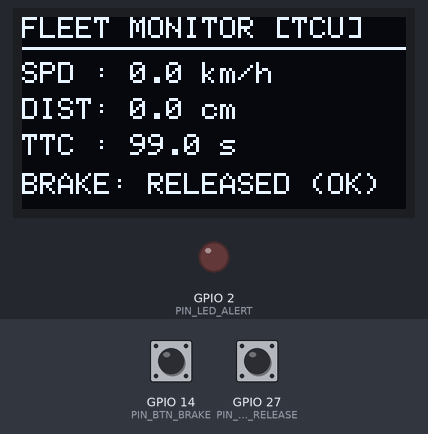
Recording of a program running on a simulated ESP32. Shown: 128×64 one-colour display, output pins drawn as LEDs (lit = HIGH). Inputs (shaded band) come from the test bench; at power-on: GPIO 14 (PIN_BTN_BRAKE) HIGH, GPIO 27 (PIN_BTN_RELEASE) HIGH. WiFi joins after 1.5 s; servers stay silent unless stated; no MQTT or app messages arrive unless stated; what the program prints to the serial monitor is not drawn.

Above: at 2.8 s.
2.9 s: GPIO 14 (PIN_BTN_BRAKE) pulled LOW for 0.15 s
4.5 s: GPIO 27 (PIN_BTN_RELEASE) pulled LOW for 0.15 s
Timing chart, 0 to 7.5 s (numbered marks = the images above; inputs shaded):
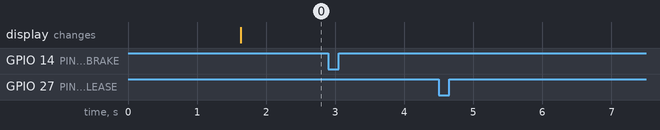

The program:

main.cpp
```cpp
#include <Arduino.h>
#include <WiFi.h>
#include <PubSubClient.h>
#include <Wire.h>
#include <Adafruit_GFX.h>
#include <Adafruit_SSD1306.h>
#include <ArduinoJson.h>


#define SCREEN_WIDTH    128
#define SCREEN_HEIGHT   64
#define OLED_RESET      -1
#define SCREEN_ADDRESS  0x3C

#define PIN_BTN_BRAKE   14
#define PIN_BTN_RELEASE 27
#define PIN_LED_ALERT   2

Adafruit_SSD1306 display(SCREEN_WIDTH, SCREEN_HEIGHT, &Wire, OLED_RESET);


const char* WIFI_SSID       = "Wokwi-GUEST";
const char* WIFI_PASS       = "";
const char* MQTT_BROKER     = "broker.hivemq.com";
const int   MQTT_PORT       = 1883;
const char* MQTT_TOPIC_LIVE = "vehicle/telematics/live";
const char* MQTT_TOPIC_CMD  = "vehicle/control/command";

WiFiClient espClient;
PubSubClient mqttClient(espClient);

// Vehicle Telemetry State
float g_speed = 0.0f;
float g_dist  = 0.0f;
float g_ttc   = 99.0f;
bool  g_brake = false;

void updateOLED() {
    display.clearDisplay();
    display.setTextColor(SSD1306_WHITE);

    // Header
    display.setTextSize(1);
    display.setCursor(0, 0);
    display.println("FLEET MONITOR [TCU]");
    display.drawLine(0, 10, 127, 10, SSD1306_WHITE);

    // Speed & Distance
    display.setCursor(0, 15);
    display.printf("SPD : %.1f km/h\n", g_speed);

    display.setCursor(0, 27);
    display.printf("DIST: %.1f cm\n", g_dist);

    display.setCursor(0, 39);
    display.printf("TTC : %.1f s\n", g_ttc);

    // Brake Status Banner
    display.setCursor(0, 52);
    if (g_brake) {
        display.println("BRAKE: >> ACTIVE <<");
        digitalWrite(PIN_LED_ALERT, HIGH);
    } else {
        display.println("BRAKE: RELEASED (OK)");
        digitalWrite(PIN_LED_ALERT, LOW);
    }

    display.display();
}

void onMqttMessage(char* topic, byte* payload, unsigned int length) {
    char jsonBuf[200];
    if (length >= sizeof(jsonBuf)) length = sizeof(jsonBuf) - 1;
    memcpy(jsonBuf, payload, length);
    jsonBuf[length] = '\0';

    JsonDocument doc;
    DeserializationError err = deserializeJson(doc, jsonBuf);
    if (!err) {
        g_speed = doc["speed"] | 0.0f;
        g_dist  = doc["dist"]  | 0.0f;
        g_ttc   = doc["ttc"]   | 99.0f;
        const char* b = doc["brake"] | "RELEASED";
        g_brake = (strcmp(b, "ACTIVE") == 0);

        updateOLED();
    }
}

void setup() {
    Serial.begin(115200);

    pinMode(PIN_BTN_BRAKE,   INPUT_PULLUP);
    pinMode(PIN_BTN_RELEASE, INPUT_PULLUP);
    pinMode(PIN_LED_ALERT,   OUTPUT);

    // Initialize I2C OLED
    Wire.begin(21, 22);
    if (display.begin(SSD1306_SWITCHCAPVCC, SCREEN_ADDRESS)) {
        display.clearDisplay();
        display.setTextSize(1);
        display.setTextColor(SSD1306_WHITE);
        display.setCursor(10, 25);
        display.println("CONNECTING WIFI...");
        display.display();
    }

    // Connect WiFi & MQTT
    WiFi.begin(WIFI_SSID, WIFI_PASS);
    while (WiFi.status() != WL_CONNECTED) {
        delay(300);
        Serial.print(".");
    }
    Serial.println("\n[MONITOR] WiFi Connected!");

    mqttClient.setServer(MQTT_BROKER, MQTT_PORT);
    mqttClient.setCallback(onMqttMessage);

    String clientId = "FleetMon-" + String((uint32_t)ESP.getEfuseMac(), HEX);
    if (mqttClient.connect(clientId.c_str())) {
        mqttClient.subscribe(MQTT_TOPIC_LIVE);
        Serial.println("[MONITOR] Subscribed to vehicle/telematics/live");
    }

    updateOLED();
}

void loop() {
    if (!mqttClient.connected()) {
        String clientId = "FleetMon-" + String((uint32_t)ESP.getEfuseMac(), HEX);
        if (mqttClient.connect(clientId.c_str())) {
            mqttClient.subscribe(MQTT_TOPIC_LIVE);
        }
    } else {
        mqttClient.loop();
    }

    // Check Button 1: Remote Emergency Brake (Active LOW)
    static bool lastBrakeBtn = HIGH;
    bool currBrakeBtn = digitalRead(PIN_BTN_BRAKE);
    if (lastBrakeBtn == HIGH && currBrakeBtn == LOW) {
        Serial.println("[MONITOR] Sending REMOTE_BRAKE command!");
        mqttClient.publish(MQTT_TOPIC_CMD, "REMOTE_BRAKE");
        delay(200); // Debounce
    }
    lastBrakeBtn = currBrakeBtn;

    // Check Button 2: Remote Brake Release (Active LOW)
    static bool lastRelBtn = HIGH;
    bool currRelBtn = digitalRead(PIN_BTN_RELEASE);
    if (lastRelBtn == HIGH && currRelBtn == LOW) {
        Serial.println("[MONITOR] Sending REMOTE_RELEASE command!");
        mqttClient.publish(MQTT_TOPIC_CMD, "REMOTE_RELEASE");
        delay(200); // Debounce
    }
    lastRelBtn = currRelBtn;

    delay(20);
}
```

Measured:
- after the input at 2.9 s, every drawn part: stays the same
- after the input at 4.5 s, every drawn part: stays the same
